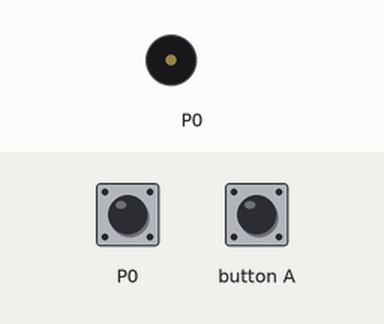
The program below on a simulated BBC micro:bit (MakeCode). On the bench: buzzer (waves = sounding). The inputs (shaded band) are chosen by the test bench; at power-on: P0 HIGH.

Above: at 1.2 s.
1.3 s: P0 pulled LOW for 1 s
At 2.1 s:
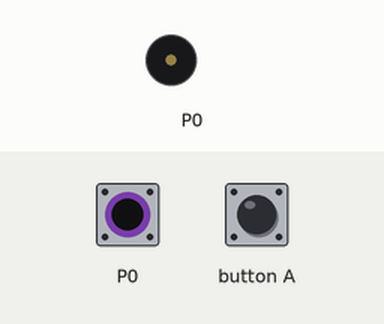
3.8 s: P0 pulled LOW for 3.2 s
At 4.2 s:
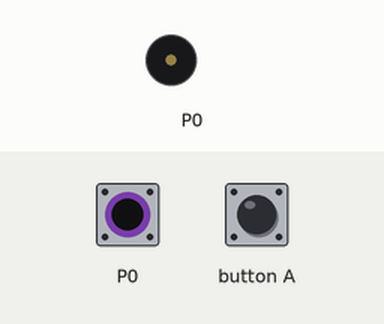
Timing chart, 0 to 8.5 s (numbered marks = the images above; inputs shaded):
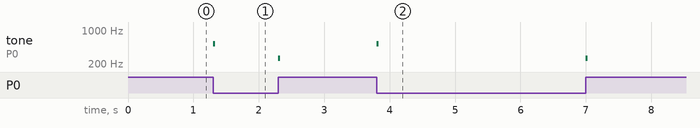

Measured:
- after the input at 1.3 s, tone on P0: silent → 523 Hz at once, → silent 0.03 s later, → 262 Hz 0.97 s later, → silent 0.03 s later
- after the input at 3.8 s, tone on P0: silent → 523 Hz at once, → silent 0.03 s later, → 262 Hz 3.2 s later, → silent 0.03 s later

The program:

main.ts
```typescript
control.onEvent(EventBusSource.MICROBIT_ID_IO_P0, EventBusValue.MICROBIT_PIN_EVT_RISE, function () {
    music.playTone(262, music.beat(BeatFraction.Sixteenth))
})
control.onEvent(1, EventBusValue.MICROBIT_BUTTON_EVT_DOWN, function () {
    music.playTone(988, music.beat(BeatFraction.Sixteenth))
})
control.onEvent(EventBusSource.MICROBIT_ID_IO_P0, EventBusValue.MICROBIT_PIN_EVT_FALL, function () {
    music.playTone(523, music.beat(BeatFraction.Sixteenth))
})
pins.setPull(DigitalPin.P0, PinPullMode.PullUp)
pins.setEvents(DigitalPin.P0, PinEventType.Edge)
```

test.ts
```typescript
// Tady jsou testy. Při použití tohoto balíčku jako rozšíření nebude zkompilováno.
```
